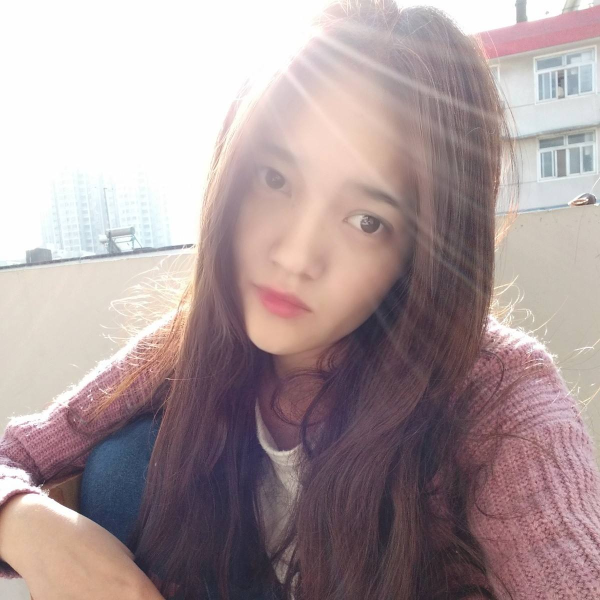
#> input picture 图像处理/处理/2.jpg, 1200 x 1200 px, found by its file name (shown at 1/2 size)
$ python tupian_.py
#> lines starting #> are read from the running program, lines starting #| are printed output that depends on the picture
from PIL import Image
import matplotlib.pyplot as plt
import numpy as np
import cv2


image = Image.open('F:\pycharm_代码\图像处理/2.jpg')
#> image is the input picture: PIL image 1200x1200 RGB; mean R, G, B 170.3, 153.4, 154.9
image1=np.array(image)
#图片的分割框
box=(256,256,1000,800)
data = np.array(image.crop(box))
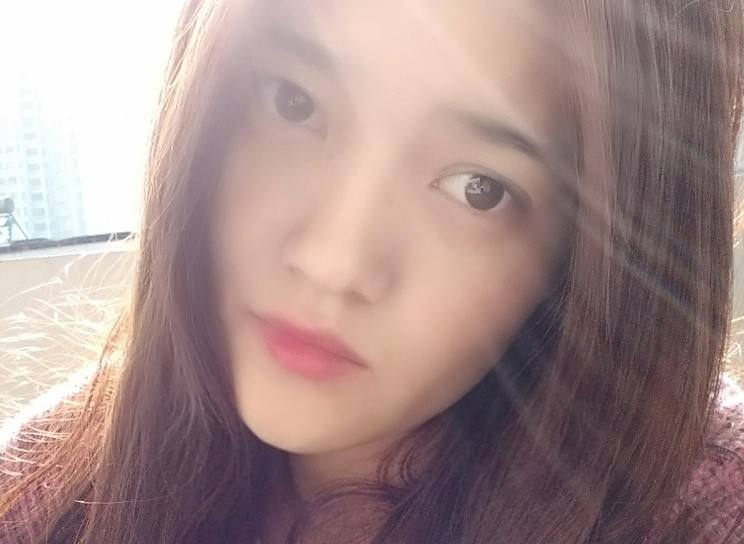
#> data: shape (544, 744, 3); mean R, G, B 165.3, 141, 139.1
data_ = cv2.resize(data,(1200,1200))
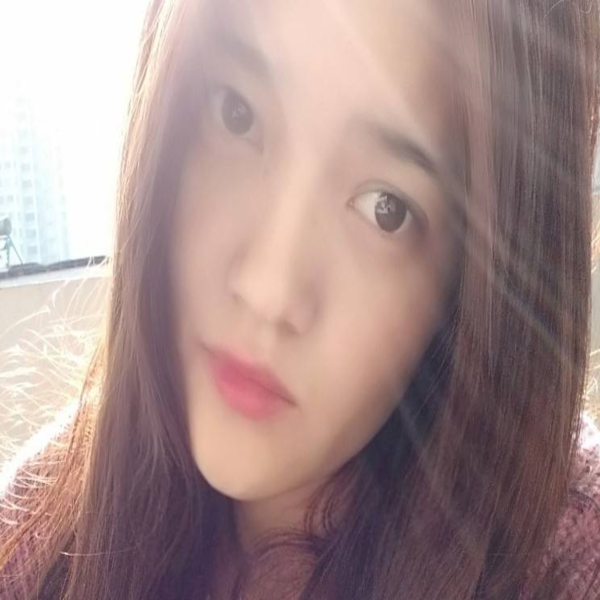
#> data_: shape (1200, 1200, 3) (shown at 1/2 size); mean R, G, B 165.2, 140.9, 139

# [5 lines of commented-out code are left out]

print(image1.shape)
#| (1200, 1200, 3)
plt.imshow(image1)
# print(data.shape)
# print(data)
plt.figure("image")
plt.subplot(1,2,1), plt.title('origin')
plt.imshow(image), plt.axis('off')
plt.subplot(1,2,2), plt.title('chuli')
plt.imshow(data_), plt.axis('off')
plt.show()
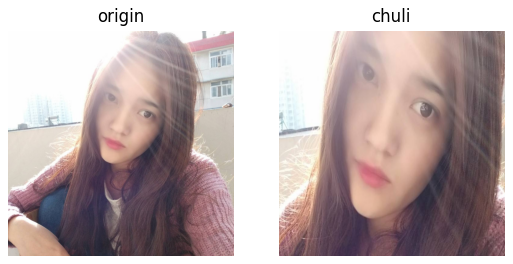
#> figure drawn by matplotlib, 2 panels

$ run again, with 图像处理/处理/3.jpg copied over 图像处理/处理/2.jpg
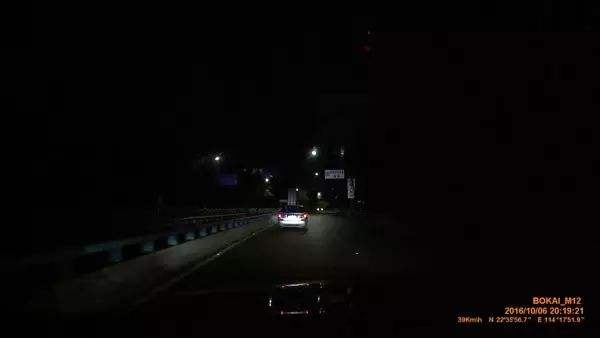
#> input picture 图像处理/处理/3.jpg, 600 x 338 px, found by its file name
#> image is the input picture: PIL image 600x338 RGB; mean R, G, B 7.6, 5.8, 5.7
#> `data_ = cv2.resize(data,(1200,1200))`:
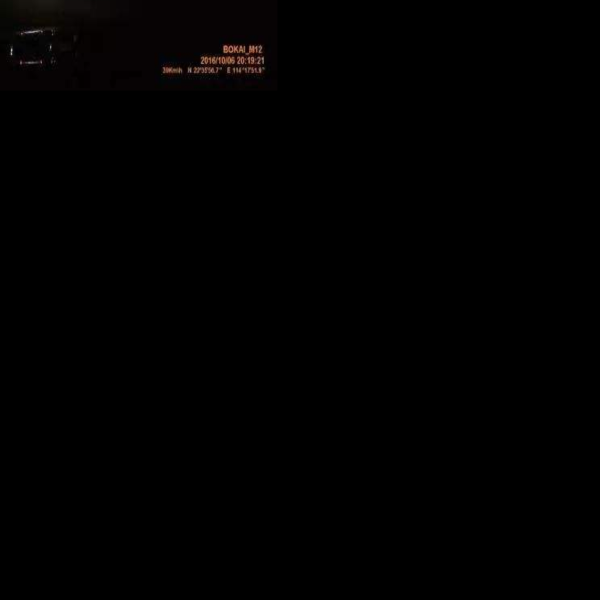
#> data_: shape (1200, 1200, 3) (shown at 1/2 size); mean R, G, B 0.9, 0.6, 0.5
#| (338, 600, 3)
#> `plt.show()`:
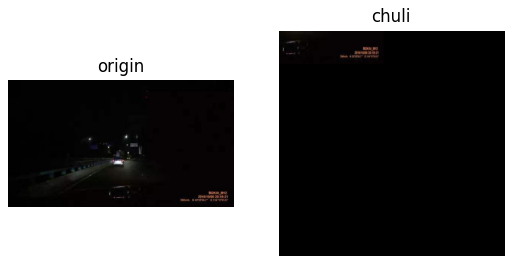
#> figure drawn by matplotlib, 2 panels
